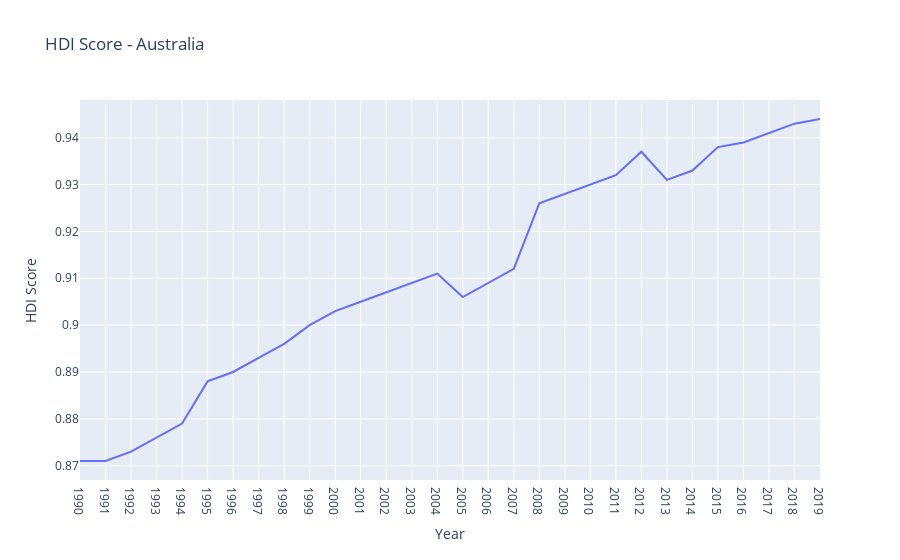

The notebook cell this image was saved under:
### Code cell
aus_plot

### Figure 1 — Plotly figure (JSON) as saved in the notebook; plotly's stock layout.template omitted (floating-point values rounded to 4 significant figures)
{"data": [{"hovertemplate": "Year=%{x}<br>HDI Score=%{y}<extra></extra>", "legendgroup": "", "line": {"color": "#636efa", "dash": "solid"}, "marker": {"symbol": "circle"}, "mode": "lines", "name": "", "orientation": "v", "showlegend": false, "type": "scatter", "x": ["1990", "1991", "1992", "1993", "1994", "1995", "1996", "1997", "1998", "1999", "2000", "2001", "2002", "2003", "2004", "2005", "2006", "2007", "2008", "2009", "2010", "2011", "2012", "2013", "2014", "2015", "2016", "2017", "2018", "2019"], "xaxis": "x", "y": [0.871, 0.871, 0.873, 0.876, 0.879, 0.888, 0.89, 0.893, 0.896, 0.9, 0.903, 0.905, 0.907, 0.909, 0.911, 0.906, 0.909, 0.912, 0.926, 0.928, 0.93, 0.932, 0.937, 0.931, 0.933, 0.938, 0.939, 0.941, 0.943, 0.944], "yaxis": "y"}], "layout": {"legend": {"tracegroupgap": 0}, "title": {"text": "HDI Score - Australia"}, "xaxis": {"anchor": "y", "domain": [0, 1], "title": {"text": "Year"}}, "yaxis": {"anchor": "x", "domain": [0, 1], "title": {"text": "HDI Score"}}}}
